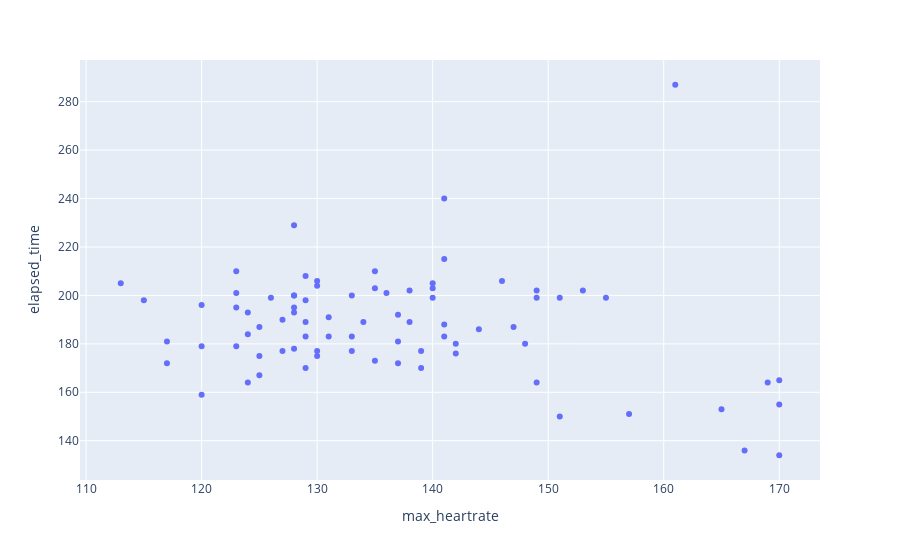

Source (notebook cell):
### Code cell
cond = df.segment_id == 12580876
# make a plotly scatter plot of max_heartrate and elapsed_time for the segment with id 12580876
fig = px.scatter(df[cond], x="max_heartrate", y="elapsed_time", hover_data=["start_date", "activity_type", "segment_count", "rank_min"])
fig.show()

### Figure 1 — Plotly figure (JSON) as saved in the notebook; plotly's stock layout.template omitted (floating-point values rounded to 4 significant figures; data arrays with more than 128 entries replaced by an {"elided": "..."} marker saying what was removed)
{"data": [{"customdata": {"elided": "81x4 mixed values"}, "hovertemplate": "max_heartrate=%{x}<br>elapsed_time=%{y}<br>start_date=%{customdata[0]}<br>activity_type=%{customdata[1]}<br>segment_count=%{customdata[2]}<br>rank_min=%{customdata[3]}<extra></extra>", "legendgroup": "", "marker": {"color": "#636efa", "symbol": "circle"}, "mode": "markers", "name": "", "orientation": "v", "showlegend": false, "type": "scatter", "x": [125, 124, 120, 130, 139, 144, 133, 123, 125, 137, 130, 137, 127, 129, 123, 138, 124, 131, 131, 142, 133, 117, 128, 115, 125, 123, 147, 134, 135, 128, 123, 138, 140, 146, 130, 141, 126, 151, 141, 129, 149, 153, 129, 128, 128, 155, 136, 149, 135, 133, 120, 128, 129, 128, 141, 140, 130, 137, 140, 142, 117, 127, 129, 124, 148, 120, 113, 135, 139, 141, 149, 157, 167, 151, 161, 165, 170, 170, 169, null, 170], "xaxis": "x", "y": [167, 164, 179, 175, 177, 186, 177, 195, 175, 192, 204, 172, 190, 189, 179, 189, 184, 183, 191, 176, 183, 181, 193, 198, 187, 210, 187, 189, 210, 229, 201, 202, 203, 206, 206, 188, 199, 199, 215, 198, 199, 202, 183, 195, 178, 199, 201, 202, 203, 200, 196, 200, 208, 200, 240, 205, 177, 181, 199, 180, 172, 177, 170, 193, 180, 159, 205, 173, 170, 183, 164, 151, 136, 150, 287, 153, 165, 155, 164, 156, 134], "yaxis": "y"}], "layout": {"legend": {"tracegroupgap": 0}, "margin": {"t": 60}, "xaxis": {"anchor": "y", "domain": [0, 1], "title": {"text": "max_heartrate"}}, "yaxis": {"anchor": "x", "domain": [0, 1], "title": {"text": "elapsed_time"}}}}
